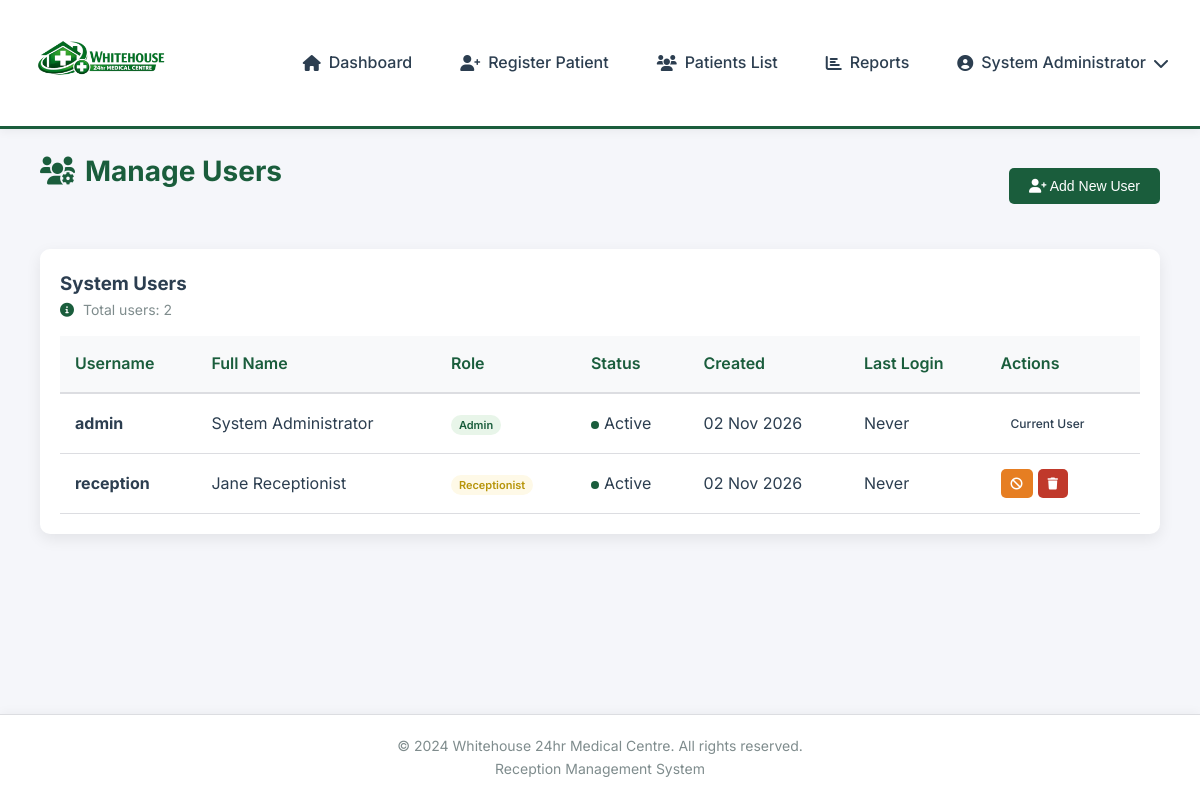
The page /pages/users.php (signed in) on the database its author committed.
### tables this page shows
CREATE TABLE users (
    user_id INT PRIMARY KEY AUTO_INCREMENT,
    username VARCHAR(50) UNIQUE NOT NULL,
    password VARCHAR(255) NOT NULL,
    full_name VARCHAR(100) NOT NULL,
    role ENUM('admin', 'receptionist') DEFAULT 'receptionist',
    is_active BOOLEAN DEFAULT TRUE,
    created_at TIMESTAMP DEFAULT CURRENT_TIMESTAMP,
    last_login TIMESTAMP NULL
);

### pages/users.php (the view, shortened to what this page needs)
<?php
require_once '../includes/functions.php';
$database = new Database();
$db = $database->getConnection();
try {
    $db->query("SELECT is_active FROM users LIMIT 1");
    $has_is_active = true;
} catch (PDOException $e) {
    $has_is_active = false;
    try {
        $db->exec("ALTER TABLE users ADD COLUMN is_active BOOLEAN DEFAULT TRUE");
        $db->exec("UPDATE users SET is_active = 1");
        $has_is_active = true;
    } catch (PDOException $ex) {}
}
if ($has_is_active) {
    $query = "SELECT user_id, username, full_name, role, created_at, last_login, is_active FROM users ORDER BY created_at DESC";
} else {
    $query = "SELECT user_id, username, full_name, role, created_at, last_login, 1 as is_active FROM users ORDER BY created_at DESC";
}
$users = $db->query($query)->fetchAll(PDO::FETCH_ASSOC);
include '../includes/header.php';
?>
<div class="container">
    <div class="users-header">
        <h1 class="dashboard-title"><i class="fas fa-users-cog"></i> Manage Users</h1>
        <button onclick="showAddUserForm()" class="btn btn-primary"><i class="fas fa-user-plus"></i> Add New User</button>
    </div>
    <div class="table-container">
        <h3>System Users</h3>
        <p class="records-count"><i class="fas fa-info-circle"></i> Total users: <?php echo count($users); ?></p>
        <?php if(empty($users)): ?>
            <div class="empty-message"><i class="fas fa-users"></i><p>No users found</p></div>
        <?php else: ?>
            <table class="data-table">
                <thead><tr><th>Username</th><th>Full Name</th><th>Role</th><?php if($has_is_active): ?><th>Status</th><?php endif; ?><th>Created</th><th>Last Login</th><th>Actions</th></tr></thead>
                <tbody>
                    <?php foreach($users as $user): ?>
                    <tr>
                        <td><strong><?php echo htmlspecialchars($user['username']); ?></strong></td>
                        <td><?php echo htmlspecialchars($user['full_name']); ?></td>
                        <td><span class="user-role <?php echo $user['role'] === 'admin' ? 'role-admin' : 'role-receptionist'; ?>"><?php echo ucfirst($user['role']); ?></span></td>
                        <?php if($has_is_active): ?><td><span class="user-status <?php echo $user['is_active'] ? 'status-active' : 'status-inactive'; ?>"></span><?php echo $user['is_active'] ? 'Active' : 'Inactive'; ?></td><?php endif; ?>
                        <td><?php echo date('d M Y', strtotime($user['created_at'])); ?></td>
                        <td><?php echo $user['last_login'] ? date('d M Y H:i', strtotime($user['last_login'])) : 'Never'; ?></td>
                        <td>
                            <div class="action-buttons">
                                <?php if($user['user_id'] != $_SESSION['user_id']): ?>
                                    <?php if($has_is_active): ?><a href="?toggle=<?php echo $user['user_id']; ?>" class="btn btn-small btn-warning" title="<?php echo $user['is_active'] ? 'Deactivate' : 'Activate'; ?>" onclick="return confirm('Are you sure?')"><i class="fas fa-<?php echo $user['is_active'] ? 'ban' : 'check'; ?>"></i></a><?php endif; ?>
                                    <a href="?delete=<?php echo $user['user_id']; ?>" class="btn btn-small btn-danger" title="Delete" onclick="return confirm('Delete this user?')"><i class="fas fa-trash"></i></a>
                                <?php else: ?>
                                    <span class="btn btn-small disabled">Current User</span>
                                <?php endif; ?>
                            </div>
                        </td>
                    </tr>
                    <?php endforeach; ?>
                </tbody>
            </table>
        <?php endif; ?>
    </div>
</div>
<?php include '../includes/footer.php'; ?>

### assets/css/style.css (style rules this page uses)
:root { --primary-color: #1a5d3c; --primary-light: #2d7a4f; --primary-dark: #0e3d26; --success-color: #1a5d3c; --danger-color: #c0392b; --warning-color: #e67e22; --info-color: #2c3e50; --light-color: #e8f5e9; --text-color: #2c3e50; --text-muted: #7f8c8d; --border-color: #dcdde1; --bg-color: #f5f6fa; --white: #ffffff; --shadow: 0 5px 15px rgba(0,0,0,0.08); --shadow-hover: 0 8px 25px rgba(0,0,0,0.12); --transition: all 0.3s ease; }
* { margin: 0; padding: 0; box-sizing: border-box; }
body { font-family: 'Inter', sans-serif; line-height: 1.6; color: var(--text-color); background: var(--bg-color); min-height: 100vh; display: flex; flex-direction: column; position: relative; }
body::before { content: ''; position: fixed; top: 50%; left: 50%; transform: translate(-50%, -50%); width: 600px; height: 600px; background-image: url('../images/Whitehouse24hr.png'); background-repeat: no-repeat; background-position: center; background-size: contain; opacity: 0.06; z-index: 0; pointer-events: none; }
main, .container { position: relative; z-index: 1; }
.stat-card, .table-container, .form-container, .report-card, .report-header, .profile-card, .patient-summary, .filters-section, .login-box, .info-box, .modal-content, .patient-info-card, .history-stat-card, .add-user-form, .warning-box { background: var(--white); }
.container { max-width: 1400px; margin: 0 auto; padding: 0 20px 20px 20px; }
.btn { display: inline-block; padding: 10px 20px; border: none; border-radius: 5px; font-size: 14px; font-weight: 500; cursor: pointer; text-decoration: none; transition: var(--transition); }
.btn-primary { background: var(--primary-color); color: var(--white); }
.btn-danger { background: var(--danger-color); color: var(--white); }
.btn-warning { background: var(--warning-color); color: var(--white); }
.btn-small { padding: 5px 10px; font-size: 12px; }
.dashboard-title { margin-bottom: 30px; color: var(--primary-color); font-size: 28px; display: flex; align-items: center; gap: 10px; }
.table-container { background: var(--white); border-radius: 10px; padding: 20px; box-shadow: var(--shadow); overflow-x: auto; animation: slideUp 0.5s ease; margin-bottom: 30px; }
table { width: 100%; border-collapse: collapse; }
th { background: #f8f9fa; padding: 15px; text-align: left; font-weight: 600; color: var(--primary-color); border-bottom: 2px solid var(--border-color); }
td { padding: 15px; border-bottom: 1px solid var(--border-color); }
.records-count { color: var(--text-muted); font-size: 14px; margin-bottom: 15px; }
.records-count i { margin-right: 5px; color: var(--primary-color); }
.action-buttons { display: flex; gap: 5px; }
.user-role { padding: 3px 8px; border-radius: 12px; font-size: 11px; font-weight: 600; }
.role-admin { background: #e8f5e9; color: var(--primary-color); }
.role-receptionist { background: #fef9e7; color: #b7950b; }
.user-status { display: inline-block; width: 8px; height: 8px; border-radius: 50%; margin-right: 5px; }
.status-active { background: var(--success-color); }
.users-header { display: flex; justify-content: space-between; align-items: center; margin-bottom: 25px; flex-wrap: wrap; gap: 15px; }

### rows shown on the page
users: username "admin", full_name "System Administrator", role "Admin", is_active 1 (drawn), created_at "02 Nov 2026", shows "Never", shows "Current User"
users: username "reception", full_name "Jane Receptionist", role "Receptionist", is_active 1 (drawn), created_at "02 Nov 2026", shows "Never"

### other values the page prints
$_SESSION['full_name'] "System Administrator"
count($users) "2"
